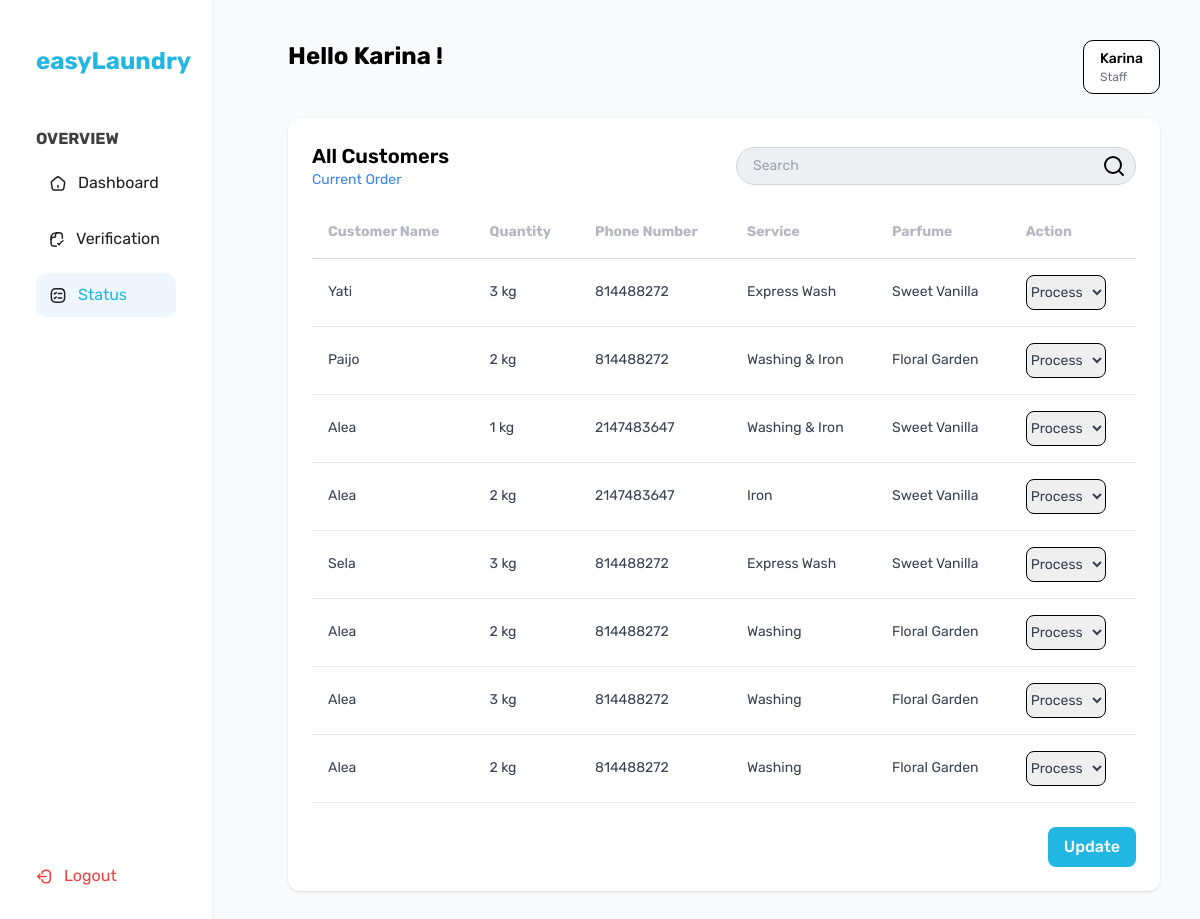
The page /karyawan/status.php?pesan=tidak_ada_data (signed in) on the database its author committed.
### tables this page shows
CREATE TABLE `karyawan` (
  `id` int(30) NOT NULL,
  `nama` varchar(50) NOT NULL,
  `email` varchar(30) NOT NULL,
  `password` varchar(10) NOT NULL
);

CREATE TABLE `pesanan` (
  `id` int(15) NOT NULL,
  `nama` varchar(100) NOT NULL,
  `layanan` varchar(30) NOT NULL,
  `berat` varchar(30) NOT NULL,
  `total_harga` int(50) NOT NULL,
  `no_telp` int(30) NOT NULL,
  `tgl` date NOT NULL,
  `parfum` varchar(50) NOT NULL,
  `pembayaran` enum('Unpaid','Paid','','') NOT NULL DEFAULT 'Unpaid',
  `status` enum('Process','Finished','','') NOT NULL DEFAULT 'Process',
  `id_pelanggan` int(11) DEFAULT NULL,
  `id_karyawan` int(11) DEFAULT NULL
);

### karyawan/status.php (the view, shortened to what this page needs)
<?php
include '../koneksi.php';
$nama = $_SESSION['nama'];
$queryKaryawan = mysqli_query($connect, "SELECT * FROM karyawan WHERE nama = '$nama'");
$karyawan = mysqli_fetch_assoc($queryKaryawan);
$queryPesanan = mysqli_query($connect, "SELECT * FROM pesanan WHERE status = 'Process'");
?>
<!DOCTYPE html>
<html lang="en">
<head>
  <script src="https://cdn.tailwindcss.com"></script>
</head>
<body class="flex bg-gray-50 min-h-screen">
  <?php include 'sidebarkaryawan.php'; ?>
  <main class="ml-[3%] w-[80%] max-h-screen overflow-y-auto p-10">
    <div class="flex justify-between items-start mb-6">
      <h1 class="text-2xl font-bold">Hello <?= htmlspecialchars($karyawan['nama']) ?> !</h1>
      <div class="bg-white px-4 py-2 text-right" style="border: 1px solid #000; border-radius: 10px;">
        <p class="text-sm font-medium text-left"><?= htmlspecialchars($karyawan['nama']) ?></p>
        <p class="text-xs text-gray-500 text-left">Staff</p>
      </div>
    </div>
    <section class="bg-white rounded-xl shadow p-6">
      <div class="flex justify-between items-center mb-4">
        <div>
          <h2 class="text-xl font-semibold">All Customers</h2>
          <p class="text-sm text-blue-500">Current Order</p>
        </div>
        <div class="relative">
            <input type="text" id="searchInput" placeholder="Search"
                class="pl-4 pr-10 py-2 w-[400px] text-sm rounded-full bg-[#ECF0F3] border border-gray-300 focus:outline-none focus:ring-2 focus:ring-blue-400" />
            <div class="absolute inset-y-0 right-3 flex items-center pointer-events-none">
            </div>
        </div>
      </div>
      <form method="POST" action="prosesupdate.php">
        <div class="overflow-x-auto">
          <table class="min-w-full text-sm" id="orderTable">
            <thead>
              <tr class="border-b border-gray-300 text-left text-[#B5B7C0] font-normal">
                <th class="py-4 px-4">Customer Name</th>
                <th class="py-4 px-4">Quantity</th>
                <th class="py-4 px-4">Phone Number</th>
                <th class="py-4 px-4">Service</th>
                <th class="py-4 px-4">Parfume</th>
                <th class="py-4 px-4">Action</th>
              </tr>
            </thead>
            <tbody class="text-gray-700">
              <?php while ($pesanan = mysqli_fetch_assoc($queryPesanan)) : ?>
                <tr class="border-b border-gray-200 leading-relaxed">
                  <td class="py-4 px-4"><?= htmlspecialchars($pesanan['nama']) ?></td>
                  <td class="py-4 px-4"><?= htmlspecialchars($pesanan['berat']) ?> kg</td>
                  <td class="py-4 px-4"><?= htmlspecialchars($pesanan['no_telp']) ?></td>
                  <td class="py-4 px-4"><?= htmlspecialchars($pesanan['layanan']) ?></td>
                  <td class="py-4 px-4"><?= htmlspecialchars($pesanan['parfum']) ?></td>
                  <td class="py-4 px-4">
                    <select name="status[<?= $pesanan['id'] ?>]">
                      <option value="Process" <?= $pesanan['status'] == 'Process' ? 'selected' : '' ?>>Process</option>
                    </select>
                  </td>
                </tr>
              <?php endwhile; ?>
            </tbody>
          </table>
        </div>
        <div class="flex justify-end mt-6">
          <button type="submit" class="update-btn">Update</button>
        </div>
      </form>
    </section>
  </main>
</body>
</html>

### karyawan/status.php (style rules this page uses)
body { font-family: 'Rubik'; }
select { border: 1px solid black; padding: 4px 8px; border-radius: 8px; width: 80px; height: 35px; font-size: 14px; }
select option { border-radius: 8px; background: var(--White, #FFF); }
.update-btn { border-radius: 8px; background: #21B7E2; color: white; padding: 8px 16px; font-weight: 500; }

### karyawan/sidebarkaryawan.php (style rules this page uses)
:root { --gray-1: #333333; --primary-color-gray-10: #FFFFFF; --primary-color-gray-100: #202020; --primary-color-gray-90: #3F3F3F; --white: #FFFFFF; --blue: #21B7E2; --light-blue: #D0F6FF; --red: #F13E3E; }

### rows shown on the page
karyawan: nama "Karina"
pesanan: nama "Yati", berat "3", no_telp "814488272", layanan "Express Wash", parfum "Sweet Vanilla", status+id "Process"
pesanan: nama "Paijo", berat "2", no_telp "814488272", layanan "Washing & Iron", parfum "Floral Garden", status+id "Process"
pesanan: nama "Alea", berat "1", no_telp "2147483647", layanan "Washing & Iron", parfum "Sweet Vanilla", status+id "Process"
pesanan: nama "Alea", berat "2", no_telp "2147483647", layanan "Iron", parfum "Sweet Vanilla", status+id "Process"
pesanan: nama "Sela", berat "3", no_telp "814488272", layanan "Express Wash", parfum "Sweet Vanilla", status+id "Process"
pesanan: nama "Alea", berat "2", no_telp "814488272", layanan "Washing", parfum "Floral Garden", status+id "Process"
pesanan: nama "Alea", berat "3", no_telp "814488272", layanan "Washing", parfum "Floral Garden", status+id "Process"
pesanan: nama "Alea", berat "2", no_telp "814488272", layanan "Washing", parfum "Floral Garden", status+id "Process"
